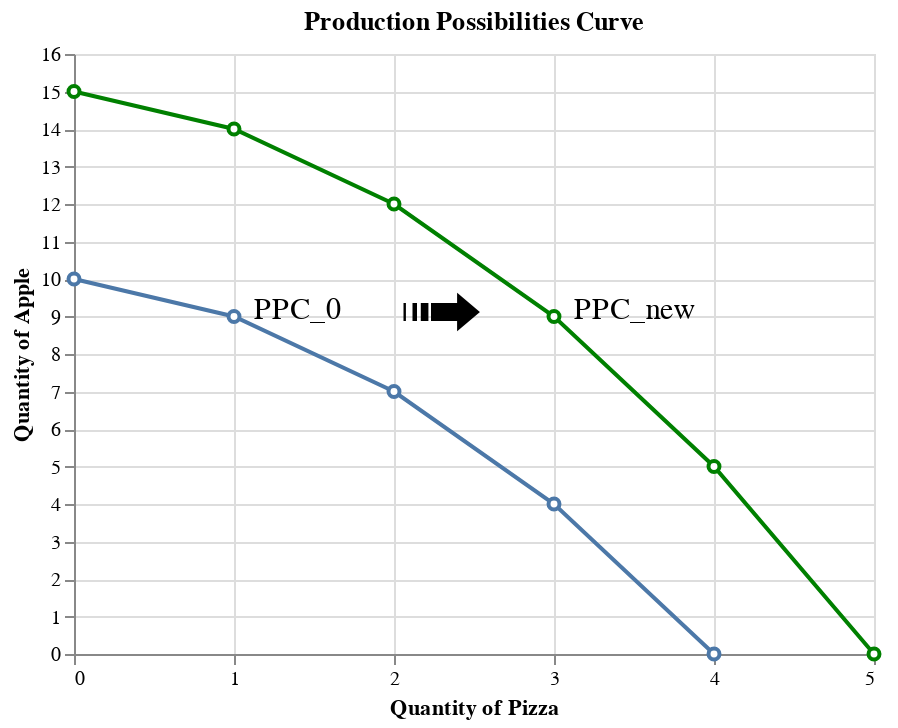

Write notebook code for a chart like this one.
### Markdown cell above
Economic growth
: An expansion of the economy's production possibility (economy can produce more).
: PPC shifts outward shown in the figure below.

Driving forces of economic growth
- More factors of production to input
- Technology improvement in productivity

### Code cell
df_ppc2 = pd.DataFrame({'point': ['A', 'B', 'C', 'D', 'E', 'F'],
                   'pizza': [0, 1, 2, 3, 4, 5],
                   'apple': [15, 14, 12, 9, 5, 0]
                  })

df1_ppc2 = alt.Chart(df_ppc2).mark_line(point=alt.OverlayMarkDef(filled=False, fill='white', color='green'), color='green').encode(
    alt.X('pizza', title='Quantity of Pizza', scale=alt.Scale(domain=[0,5]), axis=alt.Axis(tickCount=6)),
    alt.Y('apple', title='Quantity of Apple', scale=alt.Scale(domain=[0,15]), axis=alt.Axis(tickCount=12)),
)

text3 = alt.Chart({'values':[{'x': 2.3, 'y': 9}]}).mark_text(
    text='➟',
    fontSize=50
).encode(x='x:Q', y='y:Q')

text4 = alt.Chart({'values':[{'x': 1.4, 'y': 9.2}]}).mark_text(
    text='PPC_0',
    fontSize=15
).encode(x='x:Q', y='y:Q')

text5 = alt.Chart({'values':[{'x': 3.5, 'y': 9.2}]}).mark_text(
    text=r'PPC_new',
    fontSize=15
).encode(x='x:Q', y='y:Q')

(df1 + df1_ppc2 + text3 + text4 + text5).properties(title='Production Possibilities Curve')

### Figure 1 — Vega-Lite specification as saved in the notebook (floating-point values rounded to 4 significant figures)
{"config": {"view": {"continuousWidth": 400, "continuousHeight": 300}}, "layer": [{"data": {"name": "data-b1e6410026c352c83d7a4eb9752c88e5"}, "mark": {"type": "line", "point": {"fill": "white", "filled": false}}, "encoding": {"x": {"type": "quantitative", "axis": {"tickCount": 6}, "field": "pizza", "scale": {"domain": [0, 5]}, "title": "Quantity of Pizza"}, "y": {"type": "quantitative", "axis": {"tickCount": 12}, "field": "apple", "scale": {"domain": [0, 11]}, "title": "Quantity of Apple"}}}, {"data": {"name": "data-70212f52b9482a0b91c46101ee120bf3"}, "mark": {"type": "line", "color": "green", "point": {"color": "green", "fill": "white", "filled": false}}, "encoding": {"x": {"type": "quantitative", "axis": {"tickCount": 6}, "field": "pizza", "scale": {"domain": [0, 5]}, "title": "Quantity of Pizza"}, "y": {"type": "quantitative", "axis": {"tickCount": 12}, "field": "apple", "scale": {"domain": [0, 15]}, "title": "Quantity of Apple"}}}, {"data": {"name": "data-0309d8d84f33fe2d6e40320213dafc40"}, "mark": {"type": "text", "fontSize": 50, "text": "➟"}, "encoding": {"x": {"type": "quantitative", "field": "x"}, "y": {"type": "quantitative", "field": "y"}}}, {"data": {"name": "data-de342cd5226f68b1c6db71b5b14f27d7"}, "mark": {"type": "text", "fontSize": 15, "text": "PPC_0"}, "encoding": {"x": {"type": "quantitative", "field": "x"}, "y": {"type": "quantitative", "field": "y"}}}, {"data": {"name": "data-a096198e7216eac782224809080b1a96"}, "mark": {"type": "text", "fontSize": 15, "text": "PPC_new"}, "encoding": {"x": {"type": "quantitative", "field": "x"}, "y": {"type": "quantitative", "field": "y"}}}], "title": "Production Possibilities Curve", "$schema": "https://vega.github.io/schema/vega-lite/v4.8.1.json", "datasets": {"data-b1e6410026c352c83d7a4eb9752c88e5": [{"point": "A", "pizza": 0, "apple": 10}, {"point": "B", "pizza": 1, "apple": 9}, {"point": "C", "pizza": 2, "apple": 7}, {"point": "D", "pizza": 3, "apple": 4}, {"point": "E", "pizza": 4, "apple": 0}], "data-70212f52b9482a0b91c46101ee120bf3": [{"point": "A", "pizza": 0, "apple": 15}, {"point": "B", "pizza": 1, "apple": 14}, {"point": "C", "pizza": 2, "apple": 12}, {"point": "D", "pizza": 3, "apple": 9}, {"point": "E", "pizza": 4, "apple": 5}, {"point": "F", "pizza": 5, "apple": 0}], "data-0309d8d84f33fe2d6e40320213dafc40": [{"x": 2.3, "y": 9}], "data-de342cd5226f68b1c6db71b5b14f27d7": [{"x": 1.4, "y": 9.2}], "data-a096198e7216eac782224809080b1a96": [{"x": 3.5, "y": 9.2}]}}
